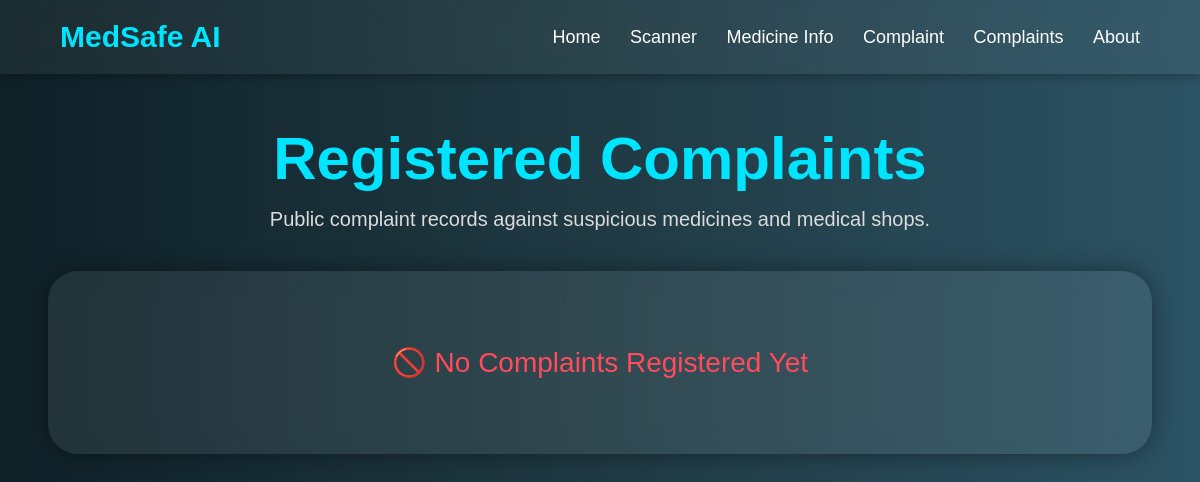
The page /view_complaints on the database as committed earlier.
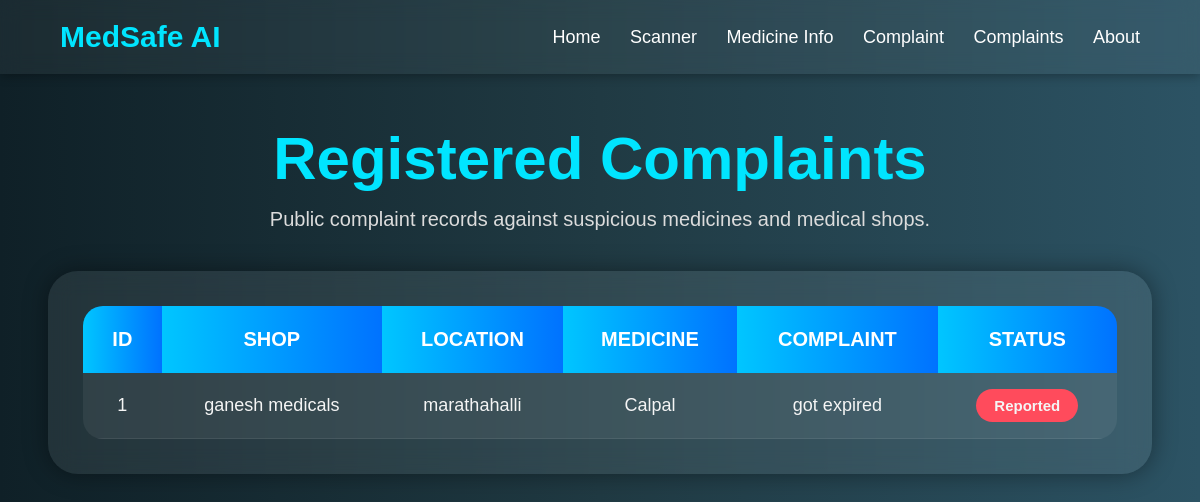
The same page on the database as committed later.
### tables this page shows
CREATE TABLE complaints(
    id INTEGER PRIMARY KEY AUTOINCREMENT,
    shop TEXT,
    location TEXT,
    medicine TEXT,
    complaint TEXT
);

### app.py (the view)
@app.route("/view_complaints")
def view_complaints():
    conn = sqlite3.connect("complaints.db")
    cursor = conn.cursor()
    cursor.execute("SELECT * FROM complaints")
    complaints = cursor.fetchall()
    conn.close()
    return render_template(
        "view_complaints.html",
        complaints=complaints
    )

### templates/view_complaints.html (shortened to what this page needs)
<!DOCTYPE html>
<html>
<head>
</head>
<body>
    <div class="navbar">
        <div class="logo">
            MedSafe AI
        </div>
        <div class="nav-links">
            <a href="/">Home</a>
            <a href="/scanner">Scanner</a>
            <a href="/medicine_info">Medicine Info</a>
            <a href="/complaint">Complaint</a>
            <a href="/view_complaints">Complaints</a>
            <a href="/about">About</a>
        </div>
    </div>
    <div class="container">
        <div class="title">
            <h1>Registered Complaints</h1>
            <p>
                Public complaint records against suspicious
                medicines and medical shops.
            </p>
        </div>
        <div class="table-box">
            {% if complaints %}
            <table>
                <tr>
                    <th>ID</th>
                    <th>Shop</th>
                    <th>Location</th>
                    <th>Medicine</th>
                    <th>Complaint</th>
                    <th>Status</th>
                </tr>
                {% for complaint in complaints %}
                <tr>
                    <td>{{ complaint[0] }}</td>
                    <td>{{ complaint[1] }}</td>
                    <td>{{ complaint[2] }}</td>
                    <td>{{ complaint[3] }}</td>
                    <td>{{ complaint[4] }}</td>
                    <td>
                        <span class="badge">
                            Reported
                        </span>
                    </td>
                </tr>
                {% endfor %}
            </table>
            {% else %}
            <div class="no-data">
                🚫 No Complaints Registered Yet
            </div>
            {% endif %}
        </div>
    </div>
</body>
</html>

### templates/view_complaints.html (style rules this page uses)
* { margin:0; padding:0; box-sizing:border-box; font-family:Arial; }
body { background:linear-gradient(to right,#0f2027,#203a43,#2c5364); min-height:100vh; color:white; }
.navbar { width:100%; padding:20px 60px; display:flex; justify-content:space-between; align-items:center; background:rgba(255,255,255,0.05); backdrop-filter:blur(10px); box-shadow:0px 2px 10px rgba(0,0,0,0.3); }
.logo { font-size:30px; font-weight:bold; color:#00e5ff; }
.nav-links a { text-decoration:none; color:white; margin-left:25px; font-size:18px; transition:0.3s; }
.container { width:92%; margin:auto; margin-top:50px; }
.title { text-align:center; margin-bottom:40px; }
.title h1 { font-size:60px; color:#00e5ff; margin-bottom:15px; }
.title p { font-size:20px; color:#dcdcdc; }
.table-box { background:rgba(255,255,255,0.08); backdrop-filter:blur(12px); border-radius:30px; padding:35px; box-shadow:0px 0px 25px rgba(0,0,0,0.4); overflow-x:auto; }
table { width:100%; border-collapse:collapse; overflow:hidden; border-radius:20px; }
th { background:linear-gradient(to right,#00c6ff,#0072ff); padding:22px; font-size:20px; color:white; text-transform:uppercase; }
td { padding:22px; text-align:center; font-size:18px; background:rgba(255,255,255,0.06); border-bottom:1px solid rgba(255,255,255,0.08); color:#f5f5f5; }
.badge { background:#ff4b5c; padding:8px 18px; border-radius:30px; font-size:15px; font-weight:bold; }

Rows that differ between the two databases and show on the page:
added complaints: id "1", shop "ganesh medicals", location "marathahalli", medicine "Calpal", complaint "got expired"
Other text that changed with them:
text no longer shown: "🚫 No Complaints Registered Yet"
text now shown: "ID SHOP LOCATION MEDICINE COMPLAINT STATUS"
